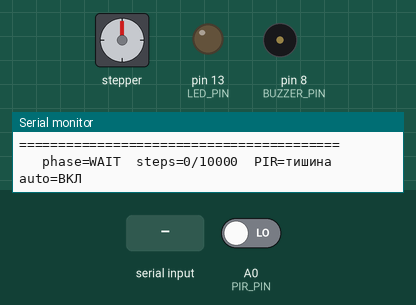
Simulated run of this program. Board: Arduino Uno, built with avr-gcc and run on an emulated ATmega328P. Parts: stepper motor, output pins drawn as LEDs (lit = HIGH), buzzer (waves = sounding, pin HIGH), the last lines printed to the serial monitor. Wiring (inferred from the names in the program): stepper motor driver (200 steps per turn assumed): step A1; direction A2; enable A3. Dashed ring = blinking. The test bench sets the inputs (shaded band); at power-on: A0 (PIR_PIN) LOW. Pins used as bus, display or sensor lines are not drawn.

Above: at 1.7 s.
1.8 s: A0 (PIR_PIN) driven HIGH
At 2.05 s:
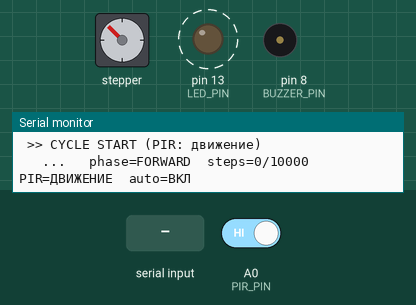
At 2.65 s:
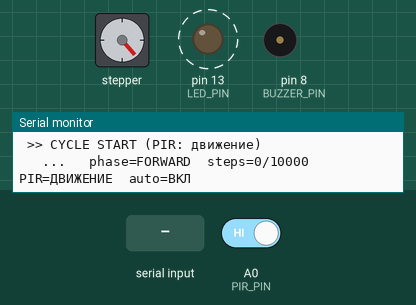
4.8 s: "s\n" received over Serial
At 5.4 s:
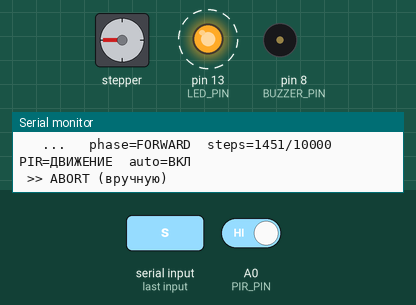
7.8 s: byte 114 ('r') received over Serial
At 8.29 s:
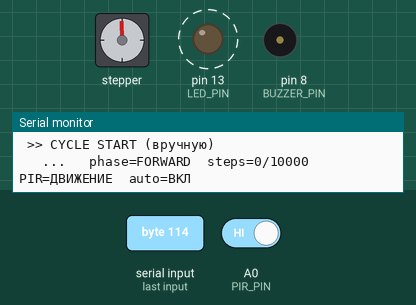
10.8 s: byte 82 ('R') received over Serial
13.8 s: byte 112 ('p') received over Serial
16.8 s: byte 101 ('e') received over Serial
Timing chart, 0 to 24.3 s (numbered marks = the images above; inputs shaded):
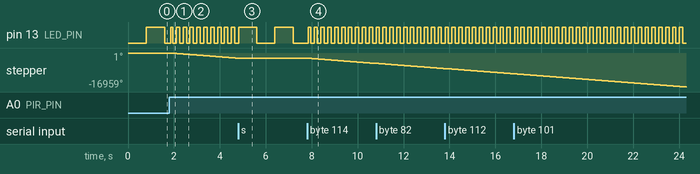

The program:

main.cpp
```cpp
/*
 * AutoRack — v3: цикл по обнаружению движения (Arduino Uno + NEMA 17 / DRV8825)
 * ==================================================================
 * Логика (одно срабатывание = один полный цикл):
 *
 *   [ждём движения]
 *        │  PIR: появилось ДВИЖЕНИЕ (фронт LOW->HIGH)
 *        ▼
 *   вперёд 10000 шагов  (то же направление, что и при запуске: DIR=HIGH)
 *        │
 *        ▼
 *   "ничего" 10 секунд (мотор обесточен)
 *        │
 *        ▼
 *   назад 10000 шагов   (DIR=LOW)
 *        │
 *        ▼
 *   [снова ждём движения]  ... и так каждый раз
 *
 * ВАЖНО: во время цикла новые срабатывания PIR игнорируются.
 * Цикл запускается только по НОВОМУ движению (фронт), а не по уровню.
 *
 * Остановка по концевикам, таймаут и ручные команды НЕ используются —
 * движение всегда строго на 1000 шагов в каждую сторону.
 *
 * Ручные команды (для отладки, работают всегда):
 *   r  — запустить цикл вручную (вперёд 10000 -> пауза 10с -> назад 10000)
 *   s  — СТОП (прервать цикл сейчас)
 *   p  — напечатать состояние
 *   e  — драйвер ВКЛ      f — драйвер ВЫКЛ
 *   m  — авто по PIR ВЫКЛ (только ручной r)
 *   a  — авто по PIR ВКЛ
 *
 * ------------------------------------------------------------------
 * РАСПИНОВКА (как в v1/v2, не меняем):
 *   STEP     -> A1
 *   DIR      -> A2
 *   EN       -> A3      LOW = драйвер включён
 *   BUZZER   -> D8
 *   LED      -> D13
 *   PIR OUT  -> A0
 *
 * Прошивка (из папки v3):
 *   pio run -t upload
 *   pio device monitor
 *
 * Серийный монитор: 9600, шли буквы + Enter.
 */

#include <Arduino.h>

// ================== КОНСТАНТЫ ==================
static const unsigned int  STEP_DELAY_US   = 2000;      // мкс/шаг (~500 шагов/с)
static const unsigned long STEPS_PER_LEG   = 10000UL;   // шагов в каждую сторону
static const unsigned long PAUSE_MS        = 10000UL;   // "ничего" между движениями
static const unsigned long PIR_HOLDOFF_MS  = 500UL;     // антидребезг по PIR
static const unsigned long STATUS_PERIOD_MS= 1000UL;    // лог раз в секунду

// ================== ПИНЫ ==================
#define stepPin       A1
#define dirPin        A2
#define ena           A3
#define BUZZER_PIN    8
#define LED_PIN       13
#define PIR_PIN       A0

// ================== СОСТОЯНИЕ ==================
// Фазы одного цикла
enum Phase {
  PH_WAIT,        // ждём нового движения
  PH_FORWARD,     // крутим вперёд 10000 шагов
  PH_PAUSE,       // ничего 10 секунд
  PH_BACKWARD,    // крутим назад 10000 шагов
  PH_DONE         // цикл завершён (промежуточное, сразу -> PH_WAIT)
};

Phase          phase          = PH_WAIT;
unsigned long  phaseStartedMs = 0;
unsigned long  lastStepUs     = 0;
unsigned long  stepsThisLeg   = 0;     // сделано шагов в текущем движении
unsigned long  lastStatusMs   = 0;

bool           autoMode       = true;  // реагировать ли на PIR

// PIR: отслеживаем фронт LOW -> HIGH
int            pirRaw         = LOW;   // фильтрованное состояние
int            pirPinPrev     = LOW;   // для отслеживания изменения на пине
unsigned long  pirRawSince    = 0;

// ================== ХЕЛПЕРЫ ==================
void motorEnable(bool on) {
  digitalWrite(ena, on ? LOW : HIGH);
}

void stepOnce() {
  digitalWrite(stepPin, HIGH);
  delayMicroseconds(3);
  digitalWrite(stepPin, LOW);
}

void printState() {
  const char* ph;
  switch (phase) {
    case PH_WAIT:     ph = "WAIT";     break;
    case PH_FORWARD:  ph = "FORWARD";  break;
    case PH_PAUSE:    ph = "PAUSE";    break;
    case PH_BACKWARD: ph = "BACKWARD"; break;
    default:          ph = "DONE";     break;
  }
  Serial.print(F("   phase="));
  Serial.print(ph);
  Serial.print(F("  steps="));
  Serial.print(stepsThisLeg);
  Serial.print(F("/"));
  Serial.print(STEPS_PER_LEG);
  Serial.print(F("  PIR="));
  Serial.print(pirRaw == HIGH ? F("ДВИЖЕНИЕ") : F("тишина"));
  Serial.print(F("  auto="));
  Serial.println(autoMode ? F("ВКЛ") : F("ВЫКЛ"));
}

// Начать цикл с нуля: вперёд 100000
void beginCycle(const __FlashStringHelper* why) {
  Serial.print(F(" >> CYCLE START ("));
  Serial.print(why);
  Serial.println(F(")"));

  stepsThisLeg = 0;
  phase = PH_FORWARD;
  phaseStartedMs = millis();
  lastStepUs = micros();

  digitalWrite(dirPin, LOW);    // "вперёд" = направление при запуске (LOW)
  motorEnable(true);
}

// СТОП: прервать цикл и обесточить мотор
void abortCycle(const __FlashStringHelper* why) {
  if (phase == PH_WAIT || phase == PH_DONE) return;
  phase = PH_WAIT;
  motorEnable(false);
  Serial.print(F(" >> ABORT ("));
  Serial.print(why);
  Serial.println(F(")"));
}

// ================== PIR: фронт движения ==================
// Возвращает true, если за этот вызов появился НОВЫЙ фронт движения.
bool pollPirForRising(unsigned long now) {
  bool rising = false;

  int p = digitalRead(PIR_PIN);

  // Фильтр: фиксируем новое состояние только если пин держится > PIR_HOLDOFF_MS
  if (p != pirRaw && (now - pirRawSince) > PIR_HOLDOFF_MS) {
    if (p == HIGH && pirRaw == LOW) {
      rising = true;                 // только что появилось движение
    }
    pirRaw = p;
    pirRawSince = now;
  } else if (p != pirPinPrev) {
    // пин дёрнулся, но ещё не прошёл фильтр — запомним момент
    pirRawSince = now;
  }
  pirPinPrev = p;

  return rising;
}

// ================== КОМАНДЫ ==================
void handleSerial() {
  while (Serial.available()) {
    char c = (char)Serial.read();
    if (c == '\r' || c == '\n' || c == ' ' || c == '\t') continue;

    switch (c) {
      case 'r': case 'R':
        abortCycle(F("новый ручной цикл"));
        beginCycle(F("вручную"));
        break;
      case 's': case 'S':
        abortCycle(F("вручную"));
        break;
      case 'p': case 'P':
        printState();
        break;
      case 'e': case 'E':
        motorEnable(true);
        Serial.println(F(" >> драйвер ВКЛ (EN=LOW)"));
        break;
      case 'f': case 'F':
        motorEnable(false);
        Serial.println(F(" >> драйвер ВЫКЛ (EN=HIGH)"));
        break;
      case 'a': case 'A':
        autoMode = true;
        Serial.println(F(" >> авто по PIR ВКЛ"));
        break;
      case 'm': case 'M':
        autoMode = false;
        Serial.println(F(" >> авто по PIR ВЫКЛ (только ручной r)"));
        break;
      default:
        Serial.print(F(" ?? неизвестная команда '"));
        Serial.print(c);
        Serial.println(F("'"));
        break;
    }
  }
}

// ================== ЦИКЛ ==================
void updateCycle() {
  unsigned long now = millis();
  unsigned long nowUs = micros();

  switch (phase) {

    case PH_WAIT:
      // Ждём новое движение (фронт). Если пришло — начинаем цикл.
      if (autoMode && pollPirForRising(now)) {
        beginCycle(F("PIR: движение"));
      }
      break;

    case PH_FORWARD:
      if (nowUs - lastStepUs >= (unsigned long)STEP_DELAY_US) {
        lastStepUs = nowUs;
        stepOnce();
        stepsThisLeg++;

        if (stepsThisLeg >= STEPS_PER_LEG) {
          // Вперёд доехали — стоп, пауза 10 с
          Serial.println(F(" >> вперёд готово, пауза 10 с"));
          motorEnable(false);
          phase = PH_PAUSE;
          phaseStartedMs = now;
        }
      }
      break;

    case PH_PAUSE:
      if (now - phaseStartedMs >= PAUSE_MS) {
        // Пауза кончилась — назад 1000
        Serial.println(F(" >> пауза кончилась, назад 10000 шагов"));
        stepsThisLeg = 0;
        phase = PH_BACKWARD;
        lastStepUs = micros();
        digitalWrite(dirPin, HIGH);  // обратное направление (поменялись)
        motorEnable(true);
      }
      break;

    case PH_BACKWARD:
      if (nowUs - lastStepUs >= (unsigned long)STEP_DELAY_US) {
        lastStepUs = nowUs;
        stepOnce();
        stepsThisLeg++;

        if (stepsThisLeg >= STEPS_PER_LEG) {
          Serial.println(F(" >> назад готово, цикл завершён"));
          motorEnable(false);
          phase = PH_DONE;
        }
      }
      break;

    case PH_DONE:
      // Сразу возвращаемся к ожиданию; считаем это «нормальным» входом
      phase = PH_WAIT;
      break;
  }

  // Периодический лог, пока идёт движение или пауза
  if (phase != PH_WAIT && now - lastStatusMs >= STATUS_PERIOD_MS) {
    lastStatusMs = now;
    Serial.print(F("   ..."));
    printState();
  }
}

// ================== LED ==================
void updateLed(unsigned long now) {
  static unsigned long lastToggle = 0;
  static bool state = false;
  unsigned long period = (phase == PH_WAIT) ? 800 : 150;  // быстрее = цикл идёт
  if (now - lastToggle >= period) {
    lastToggle = now;
    state = !state;
    digitalWrite(LED_PIN, state ? HIGH : LOW);
  }
}

// ================== SETUP ==================
void setup() {
  Serial.begin(9600);

  pinMode(stepPin, OUTPUT);
  pinMode(dirPin,  OUTPUT);
  pinMode(ena,     OUTPUT);
  pinMode(LED_PIN, OUTPUT);
  pinMode(BUZZER_PIN, OUTPUT);
  pinMode(PIR_PIN, INPUT);

  digitalWrite(stepPin, LOW);
  digitalWrite(dirPin,  HIGH);
  motorEnable(false);

  delay(200);

  Serial.println();
  Serial.println(F("========================================="));
  Serial.println(F(" AutoRack — v3: цикл по движению"));
  Serial.println(F(" движение -> вперёд 10000 -> пауза 10с -> назад 1000"));
  Serial.println(F("-----------------------------------------"));
  Serial.println(F(" STEP=A1 DIR=A2 EN=A3 PIR=A0"));
  Serial.println(F(" r=цикл  s=стоп  p=состояние  e/f=драйвер  a/m=авто"));
  Serial.println(F("========================================="));
  printState();
}

// ================== LOOP ==================
void loop() {
  unsigned long now = millis();
  handleSerial();
  updateCycle();
  updateLed(now);
}
```

Measured:
- after the input at 1.8 s, stepper: keeps turning counter-clockwise at about 892°/s, starting after 0.07 s
- after the input at 4.8 s, pin 13 (LED_PIN): HIGH → LOW after 0.80 s, → HIGH 0.80 s later, → LOW 0.80 s later
- after the input at 7.8 s, pin 13 (LED_PIN): alternates HIGH for 0.15 s and LOW for 0.15 s, starting after 0.05 s; stepper: keeps turning counter-clockwise at about 892°/s, starting after 0.06 s
- by itself, pin 13 (LED_PIN): alternates HIGH for 0.15 s and LOW for 0.15 s
